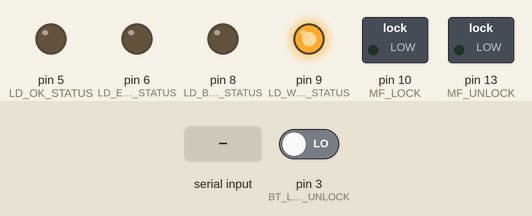
The sketch below on a simulated Arduino Uno, built with avr-gcc and run on an emulated ATmega328P. Parts: switched loads named in the sketch (green lamp = pin HIGH), output pins drawn as LEDs (lit = HIGH). The test bench sets the inputs (shaded band); at power-on: pin 3 (BT_LOCK_UNLOCK) LOW. What the sketch prints to the serial monitor is not drawn.

Above: at 1.2 s.
1.3 s: "<U>" received over the second serial link
At 2.5 s:
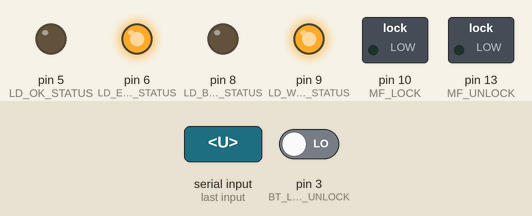
4.3 s: "<L>" received over the second serial link
At 4.8 s:
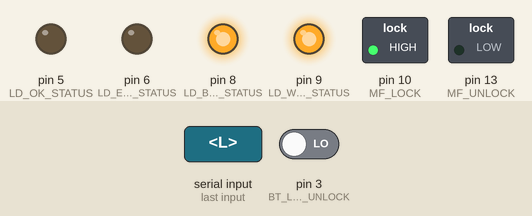
7.3 s: pin 3 (BT_LOCK_UNLOCK) driven HIGH
At 9.0 s:
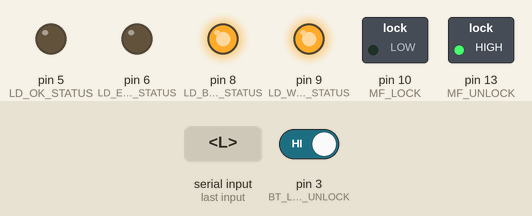
9.8 s: pin 3 (BT_LOCK_UNLOCK) driven LOW
At 11.7 s:
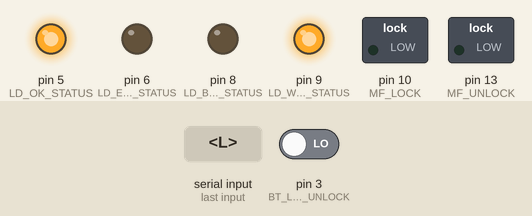
12.8 s: "L" received over the second serial link
At 15.6 s:
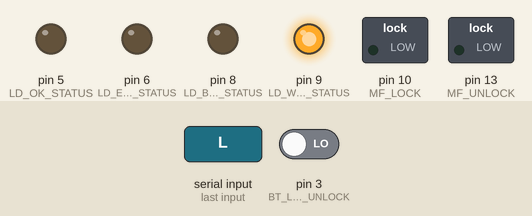
Timing chart, 0 to 16.3 s (numbered marks = the images above; inputs shaded):
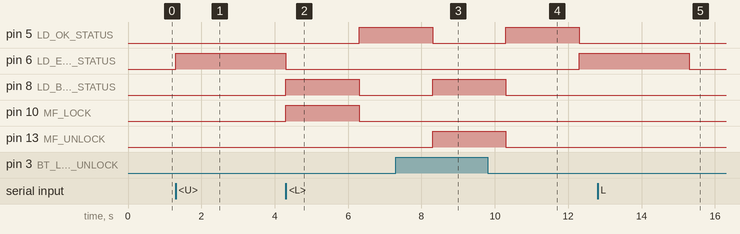

Measured:
- after the input at 1.3 s, pin 6 (LD_ERROR_STATUS): LOW → HIGH at once
- after the input at 4.3 s, pin 5 (LD_OK_STATUS): LOW → HIGH after 2.0 s; pin 8 (LD_BUSY_STATUS), pin 10 (MF_LOCK): LOW → HIGH at once, → LOW 2.0 s later
- after the input at 7.3 s, pin 6 (LD_ERROR_STATUS): stays LOW (without the input it goes to HIGH after 1.0 s); pin 8 (LD_BUSY_STATUS), pin 13 (MF_UNLOCK): LOW → HIGH after 1.0 s
- after the input at 9.8 s, pin 6 (LD_ERROR_STATUS): LOW → HIGH after 2.5 s; pin 8 (LD_BUSY_STATUS): goes on until 10.3 s, then stays LOW; pin 10 (MF_LOCK): stays LOW (without the input it goes to HIGH after 2.5 s)
- after the input at 12.8 s, pin 6 (LD_ERROR_STATUS): HIGH → LOW after 2.5 s instead of 1.0 s

The sketch:

car_lock_unlock.ino
```cpp
#include<SoftwareSerial.h>

#define BT_LOCK_UNLOCK      3
#define BT_RESET            4
#define LD_OK_STATUS        5
#define LD_ERROR_STATUS     6
#define LD_RESET_STATUS     7
#define LD_BUSY_STATUS      8
#define LD_WAIT_STATUS      9
#define BT_RX_PIN           11
#define MF_LOCK             10
#define BT_TX_PIN           12
#define MF_UNLOCK           13

#define printError()          digitalWrite(LD_ERROR_STATUS,HIGH); \
  delay(1000); \
  digitalWrite(LD_ERROR_STATUS,LOW); \
  digitalWrite(LD_ERROR_STATUS,HIGH); \
  delay(500); \
  digitalWrite(LD_ERROR_STATUS,LOW); \
  digitalWrite(LD_WAIT_STATUS,HIGH);
#define resetOK()             digitalWrite(LD_OK_STATUS,LOW);
#define printReset()          digitalWrite(LD_RESET_STATUS,HIGH); \
  delay(2500); \ digitalWrite(LD_RESET_STATUS,LOW); \
  digitalWrite(LD_WAIT_STATUS,HIGH);
#define printOK()             digitalWrite(LD_OK_STATUS,HIGH); \
  delay(2000);\
  digitalWrite(LD_OK_STATUS,LOW);\
  digitalWrite(LD_WAIT_STATUS,HIGH);
#define printWait()           digitalWrite(LD_WAIT_STATUS,HIGH);
#define pauseWait()           digitalWrite(LD_WAIT_STATUS,LOW);
#define printBusy()           digitalWrite(LD_BUSY_STATUS,HIGH);
#define resetBusy()           digitalWrite(LD_BUSY_STATUS,LOW);
#define __LockCar()           digitalWrite(MF_LOCK,HIGH); \
  delay(2000);                \
  digitalWrite(MF_LOCK,LOW);
#define __unLockCar()         digitalWrite(MF_UNLOCK,HIGH);\
  delay(2000);                  \
  digitalWrite(MF_UNLOCK,LOW);
#ifdef DEBUG
#define DEBUG_PRINT(x)  Serial.println (x)
#else
#define DEBUG_PRINT(x)
#endif
#define SOP '<'
#define EOP '>'
#define DATA_RATE 80
#define ARRAYSIZE 2
//istanzio oggetto SoftwareSerial (il nostro futuro bluetooth)
SoftwareSerial bt            = SoftwareSerial(BT_RX_PIN, BT_TX_PIN);
bool           isLocked      = false; //i put it to false to default
String         authCodes[2] = {"LOCK-TwD-r7!_kJ8#*y_Sz3*-QK?VS", "UNLOCK-TwD-r7!_kJ8#*y_Sz3*-QK?VS"};
char           temp;
/*
void getSerialData()
{
  // Read all serial data available, as fast as possible
  while(Serial.available() > 0)
  {
    char inChar = Serial.read();
    if(inChar == SOP)
    {
       index = 0;
       inData[index] = '\0';
       started = true;
       ended = false;
    }
    else if(inChar == EOP)
    {
       ended = true;
       break;
    }
    else
    {
      if(index < 79)
      {
        inData[index] = inChar;
        index++;
        inData[index] = '\0';
      }
    }
  }

  // We are here either because all pending serial
  // data has been read OR because an end of
  // packet marker arrived. Which is it?
  if(started && ended)
  {
    // The end of packet marker arrived. Process the packet

    // Reset for the next packet
    started = false;
    ended = false;
    index = 0;
    inData[index] = '\0';
  }
}
*/
void setup() {
  // put your setup code here, to run once:


  pinMode(BT_RX_PIN, INPUT);
  pinMode(BT_TX_PIN, OUTPUT);
  // initialize the LEDS pin as an output:
  pinMode(LD_ERROR_STATUS, OUTPUT);
  pinMode(LD_OK_STATUS, OUTPUT);
  pinMode(LD_RESET_STATUS, OUTPUT);
  pinMode(LD_BUSY_STATUS, OUTPUT);
  pinMode(LD_WAIT_STATUS, OUTPUT);
  // initialize the pushbutton pin as an input:
  pinMode(BT_LOCK_UNLOCK, INPUT);
  pinMode(BT_RESET, INPUT);
  pinMode(MF_LOCK, OUTPUT);
  pinMode(MF_UNLOCK, OUTPUT);
  //initialize Serial
  Serial.begin(9600);

  //inizializzo comunicazione Bluetooth
  bt.begin(9600);

  //wait operations
  printWait();
}

void loop() {
  // put your main code here, to run repeatedly:


  /**
    The main app had two ways to lock and unlock your car
    - based on a button
    - based on bluetooth module
  */
  if (digitalRead(BT_LOCK_UNLOCK) == HIGH) {
    //first i need to check if car is already locked -> if yes is a wasted operation to try another lock
    DEBUG_PRINT("Button was pressed");
    if (isLocked) {
      //car is locked so i need to unlock it
      DEBUG_PRINT("Car Status: locked");
      printBusy();
      __unLockCar();
      resetBusy();
      isLocked = false;
      printOK();
    }
    else
    {
      //car is unlocked so i need to lock it
      DEBUG_PRINT("Car Status: unlocked");
      printBusy();
      __LockCar();
      resetBusy();
      isLocked = true;
      printOK();
    }
  }
  else {
    DEBUG_PRINT("Bluetooth comunucation");
    if (bt.available())
    {
      Serial.write(bt.read());
      //now i check the code
      //getSerialData();
      //str=String(inData);
      temp=bt.read();
      if (temp=='L')
      {
        Serial.println("Codice lock corretto");
        //il codice di autenticazione è un lock con dentro anche il codice giusto
        if (isLocked)
        {
          //already locked so no operation needed
          Serial.println("Already locked");
          printError();
          isLocked=true;
        }
        else
        {
          //car is unlocked so i need to lock it
          Serial.println("Car Status: unlocked");
          printBusy();
          __LockCar();
          resetBusy();
          isLocked = true;
          printOK();
        }
      }
      else if (temp=='U')
      {
        Serial.println("Codice unlock corretto");
        if (isLocked)
        {
          //unlock the car
          DEBUG_PRINT("Car Status: locked");
          printBusy();
          __unLockCar();
          resetBusy();
          isLocked = false;
          printOK();
        }
        else
          printError();
      }
      else
      {
        printError();
      }
    }
  }
}
```
